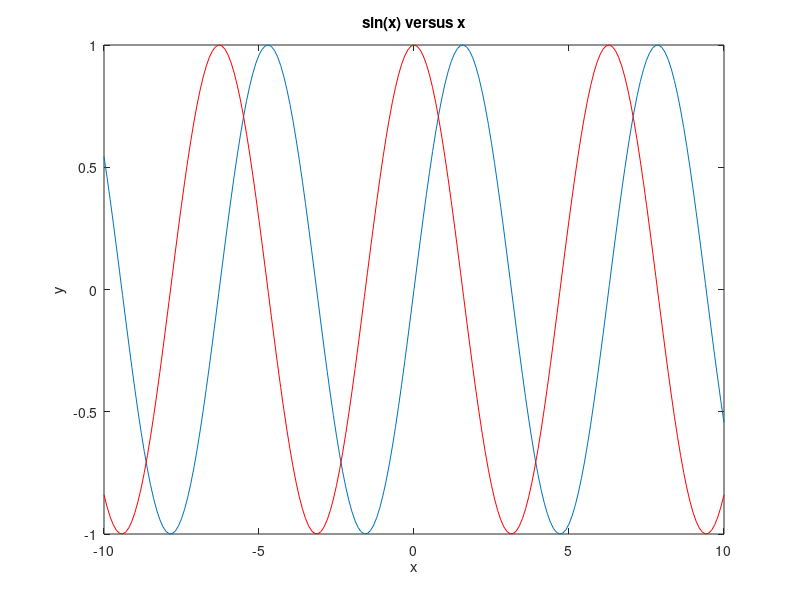
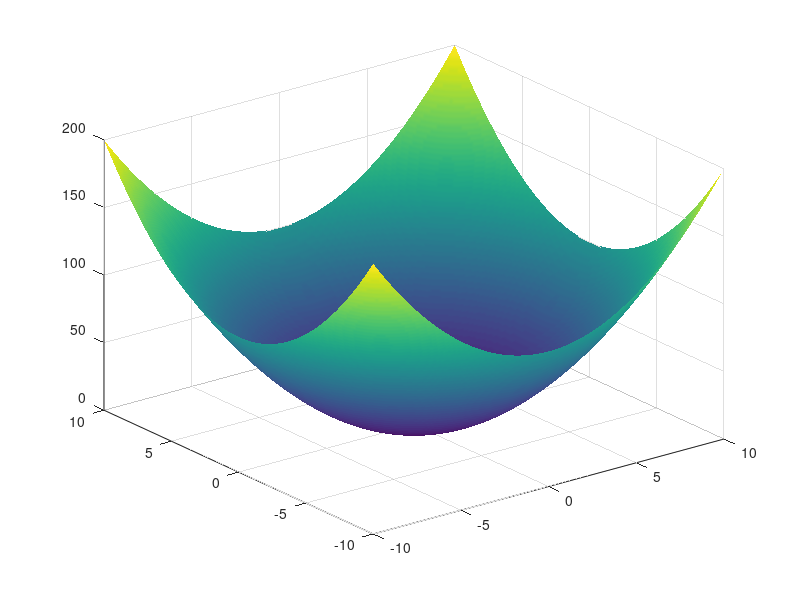
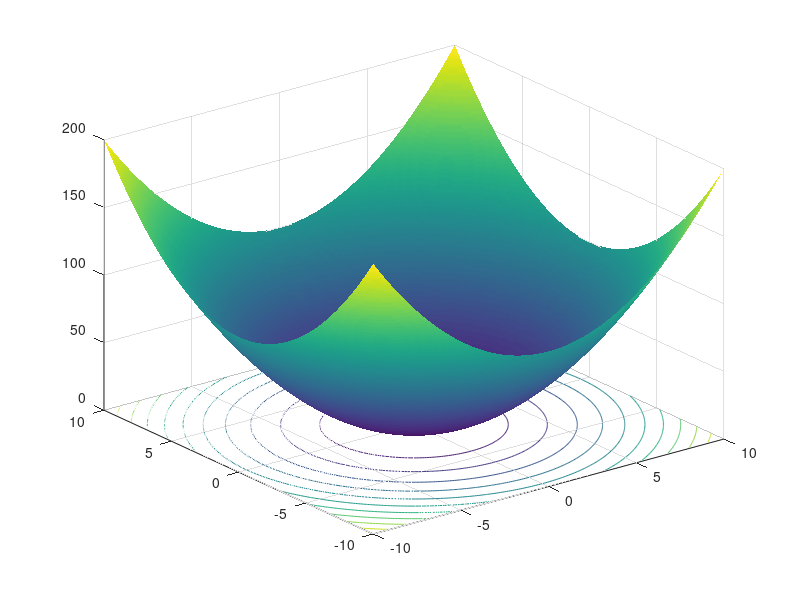
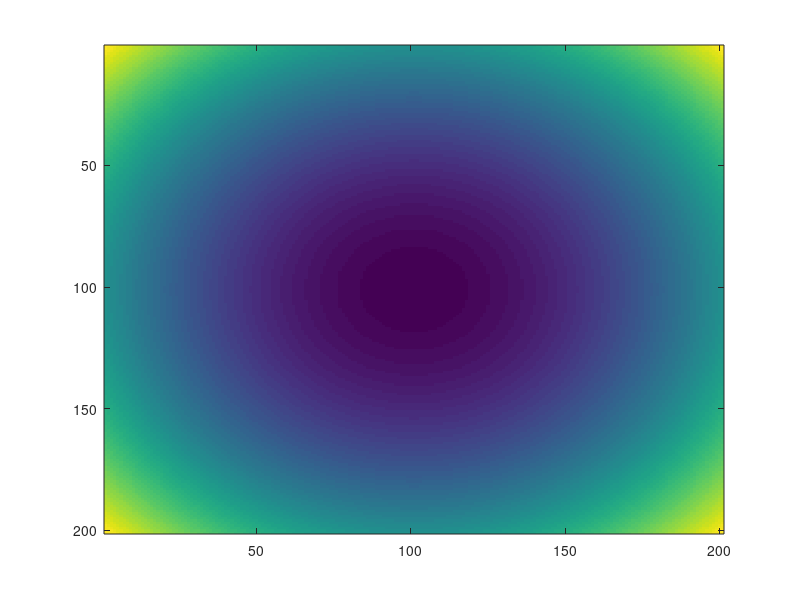

The MATLAB source for these figures, in order:
clear; 
clc;

x = [-10:0.1:10]; % array of values from -10 to 10 in steps of 0.1
y = sin(x);
plot(x,y); % plot y versus x - adjacent points are connected by line segments!
xlabel ('x');
ylabel('y');
title ('sin(x) versus x');

z = cos(x);
hold on;
plot(x,z,'color','red');

%%%
% plots of the form Z = f(X,Y), say Z(x,y) = x*x + y*y whereas x and y lie
% in the range -10:0.1:10

% bad way: C-styled MATLAB code :-)
xindex = 1;
for x = -10:0.1:10
    yindex = 1;
    for y=-10:0.1:10
        z(yindex,xindex) = x*x+y*y;
        yindex = yindex+1;
    end
    xindex = 1;
end

% better way
[X,Y] = meshgrid(-10:0.1:10,-10:0.1:10);
Z = X.^2 + Y.^2;
figure(2);surf(X,Y,Z); shading('interp');
figure(3); surfc(X,Y,Z); shading('interp');
figure(4); imagesc(Z);
figure(5); imagesc(Z); colormap(gray);

%%%%%%
%scatterplots
x = [-10:0.1:10];
y = cos(x) + randn(1,length(x))*0.25; % added noise to cos(x) - noise samples from a Gaussian distribution
figure(6); scatter(x,y);